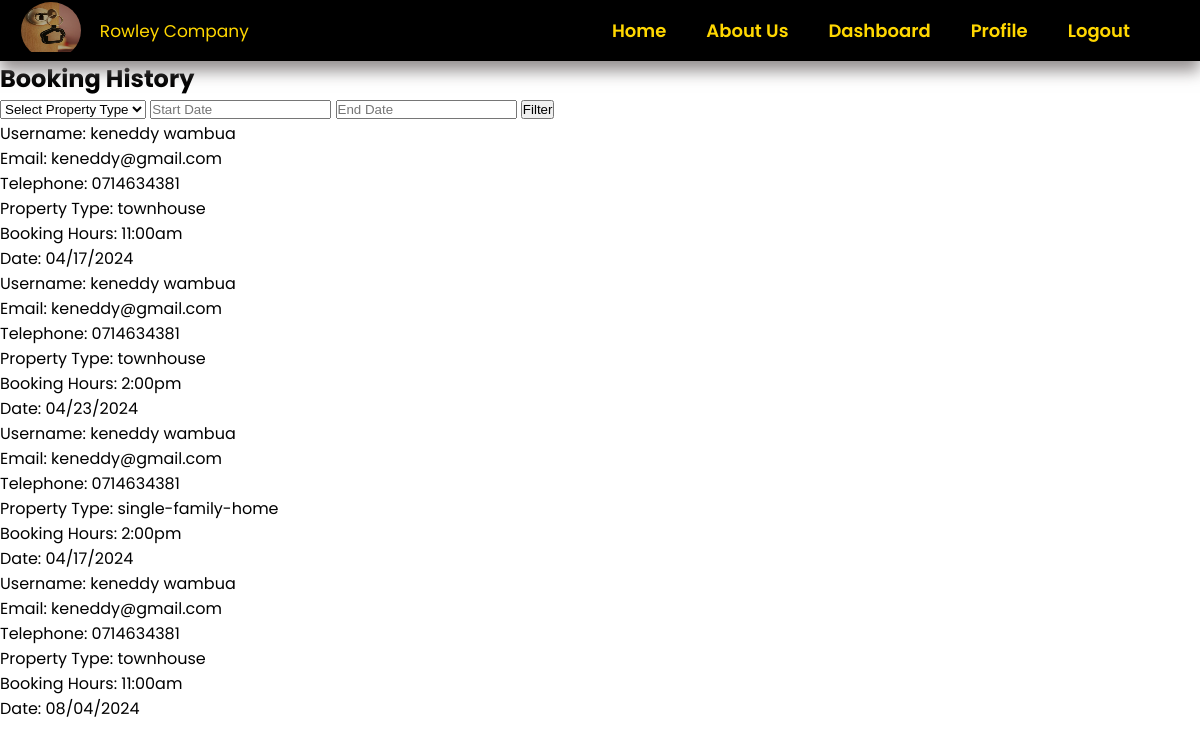
The page /booking_history (signed in) on the database as committed earlier.
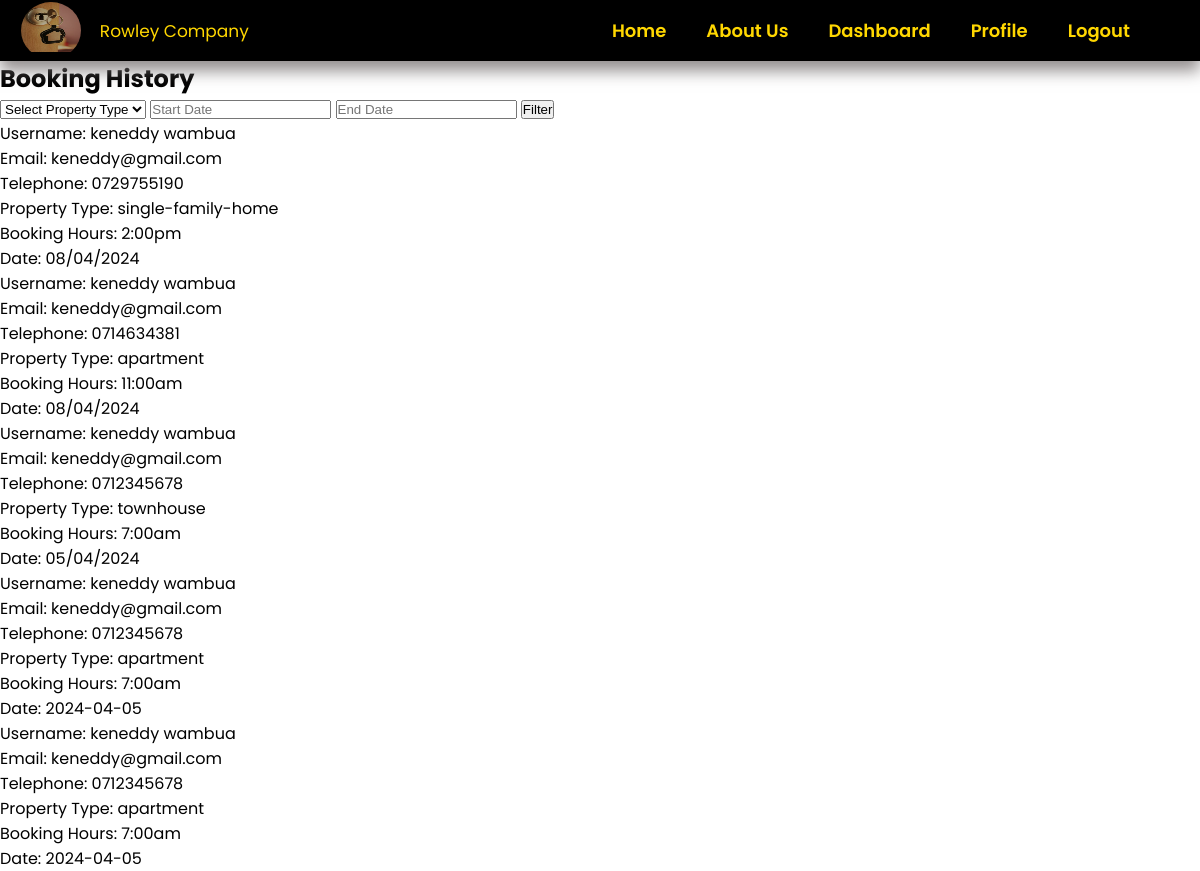
The same page on the database as committed later.
### project/models.py (models this page shows, shortened)
class Booking(db.Model):
    id = db.Column(db.Integer, primary_key=True)
    username = db.Column(db.String(50), nullable=False)
    email = db.Column(db.String(120), nullable=False)
    telephone = db.Column(db.String(10), nullable=False)
    property_type = db.Column(db.String(50), nullable=False)
    booking_hours = db.Column(db.String(50), nullable=False)
    date = db.Column(db.String(50), nullable=False)
    user_id = db.Column(db.Integer, db.ForeignKey('user.id'), nullable=False)

### project/client.py (the view)
@client.route('/booking_history',  methods=['GET'])
@login_required
def bookingHistory():
    property_type = request.args.get('property_type', '')
    start_date = request.args.get('start_date', '')
    end_date = request.args.get('end_date', '')
    bookings_query = Booking.query.filter_by(user_id=current_user.id)
    if property_type:
        bookings_query = bookings_query.filter(Booking.property_type.ilike(f'%{property_type}%'))
    if start_date:
        start_date_obj = datetime.datetime.strptime(start_date, '%d/%m/%Y').date()
        bookings_query = bookings_query.filter(Booking.date >= start_date_obj.strftime('%Y-%m-%d'))
    if end_date:
        end_date_obj = datetime.datetime.strptime(end_date, '%d/%m/%Y').date()
        bookings_query = bookings_query.filter(Booking.date <= end_date_obj.strftime('%Y-%m-%d'))
    bookings = bookings_query.all()
    return render_template('bookingHistory.html', active_page='payment',  bookings=bookings)

### project/templates/bookingHistory.html (shortened to what this page needs)
{% extends 'base.html' %}
{% block head %}
  {{super()}}
  <link rel="stylesheet" href="/static/css/bookingHistory.css">
  <link rel="stylesheet" href="https://code.jquery.com/ui/1.12.1/themes/base/jquery-ui.css">
{% endblock %}
{% block content %}
<div>
    <h2> Booking History </h2>
    <form action="{{ url_for('client.bookingHistory') }}" method="get">
        <select name="property_type">
            <option value="">Select Property Type</option>
        </select>
        <input type="text" id="start_date" name="start_date" placeholder="Start Date">
        <input type="text" id="end_date" name="end_date" placeholder="End Date">
        <button type="submit">Filter</button>
    </form>
    {% if bookings %}
        {% for booking in bookings %}
        <div class="booking">
            <p>Username: {{ booking.username }}</p>
            <p>Email: {{ booking.email }}</p>
            <p>Telephone: {{ booking.telephone }}</p>
            <p>Property Type: {{ booking.property_type }}</p>
            <p>Booking Hours: {{ booking.booking_hours }}</p>
            <p>Date: {{ booking.date }}</p>
        </div>
        {% endfor %}
    {% else %}
        <p> No bookings found. </p>
    {% endif %}
</div>
{% endblock %}

### project/templates/base.html (shortened to what this page needs)
<!DOCTYPE html>
<html lang="en">
<head>
    {% block head %}
    <link rel="stylesheet" href="/static/css/main.css">
    <link rel="stylesheet" href="https://maxst.icons8.com/vue-static/landings/line-awesome/line-awesome/1.3.0/css/line-awesome.min.css">
    <link rel="stylesheet" href="https://use.fontawesome.com/releases/v5.15.4/css/all.css">
    {% endblock %}
</head>
<body>
    <div class="header">
        <div class="logo">
            <div class="logo-img">
                <img src="/static/images/de30038bf36a1146441892552da72a4e.jpg" alt="Company Logo">
            </div>
            <div class"logo-text">
                <span>Rowley Company</span>
            </div>
        </div>
        <div class="nav">
            <a class="nav-item {{ 'active' if active_page == 'home' else '' }}"
                href="{{url_for('main.home')}}"> Home </a>
            <a class="nav-item {{ 'active' if active_page == 'about' else '' }}"
                href="{{url_for('main.about')}}"> About Us </a>
            {% if current_user.is_authenticated %}
                {% if current_user.role == 'client' %}
                    <a class="nav-item {{ 'active' if active_page == 'clientDashboard' else '' }}"
                    href="{{url_for('main.clientDashboard')}}"> Dashboard </a>
                {% endif %}
            <a class="nav-item {{ 'active' if active_page == 'profile' else '' }}"
                href="{{url_for('main.profile')}}"> Profile </a>
            <a class="nav-item {{ 'active' if active_page == 'logout' else '' }}"
                href="{{url_for('auth.logout')}}"> Logout </a>
            {% endif %}
        </div>
    </div>
    <div class="content">
        {% block content %} {% endblock %}
    </div>
</body>
</html>

### project/static/css/main.css (style rules this page uses)
* { box-sizing: border-box; margin: 0; padding: 0; }
body { margin: 0; padding: 0; font-family: "Poppins", sans-serif; }
.header { background-color: black; color: gold; padding: 0px 50px 0px 10px; display: flex; justify-content: space-between; align-items: center; z-index: 10; position: sticky; left:0; top: 0; box-shadow: 0 10px 15px rgba(119, 113, 113, 0.788); }
.logo { display: flex; align-items: center; justify-content: space-around; padding: 2px; width: 250px; }
.logo-img { border-radius: 100%; overflow: hidden; }
.logo img { height: 50px; width: 60px; opacity: 0.7; }
.logo span { font-size: 17px; }
.nav { display: flex; align-items: center; }
.nav a { color: gold; text-decoration: none; padding: 0px 20px; position: relative; font-size: 18px; font-weight: 600; }

Rows that differ between the two databases and show on the page:
removed Booking: username "keneddy wambua", email "keneddy@gmail.com", telephone "0714634381", property_type "townhouse", booking_hours "11:00am", date "04/17/2024"
removed Booking: username "keneddy wambua", email "keneddy@gmail.com", telephone "0714634381", property_type "townhouse", booking_hours "2:00pm", date "04/23/2024"
removed Booking: username "keneddy wambua", email "keneddy@gmail.com", telephone "0714634381", property_type "single-family-home", booking_hours "2:00pm", date "04/17/2024"
removed Booking: username "keneddy wambua", email "keneddy@gmail.com", telephone "0714634381", property_type "townhouse", booking_hours "11:00am", date "08/04/2024"
added Booking: username "keneddy wambua", email "keneddy@gmail.com", telephone "0729755190", property_type "single-family-home", booking_hours "2:00pm", date "08/04/2024"
added Booking: username "keneddy wambua", email "keneddy@gmail.com", telephone "0714634381", property_type "apartment", booking_hours "11:00am", date "08/04/2024"
added Booking: username "keneddy wambua", email "keneddy@gmail.com", telephone "0712345678", property_type "townhouse", booking_hours "7:00am", date "05/04/2024"
added Booking: username "keneddy wambua", email "keneddy@gmail.com", telephone "0712345678", property_type "apartment", booking_hours "7:00am", date "2024-04-05"
added Booking: username "keneddy wambua", email "keneddy@gmail.com", telephone "0712345678", property_type "apartment", booking_hours "7:00am", date "2024-04-05"
